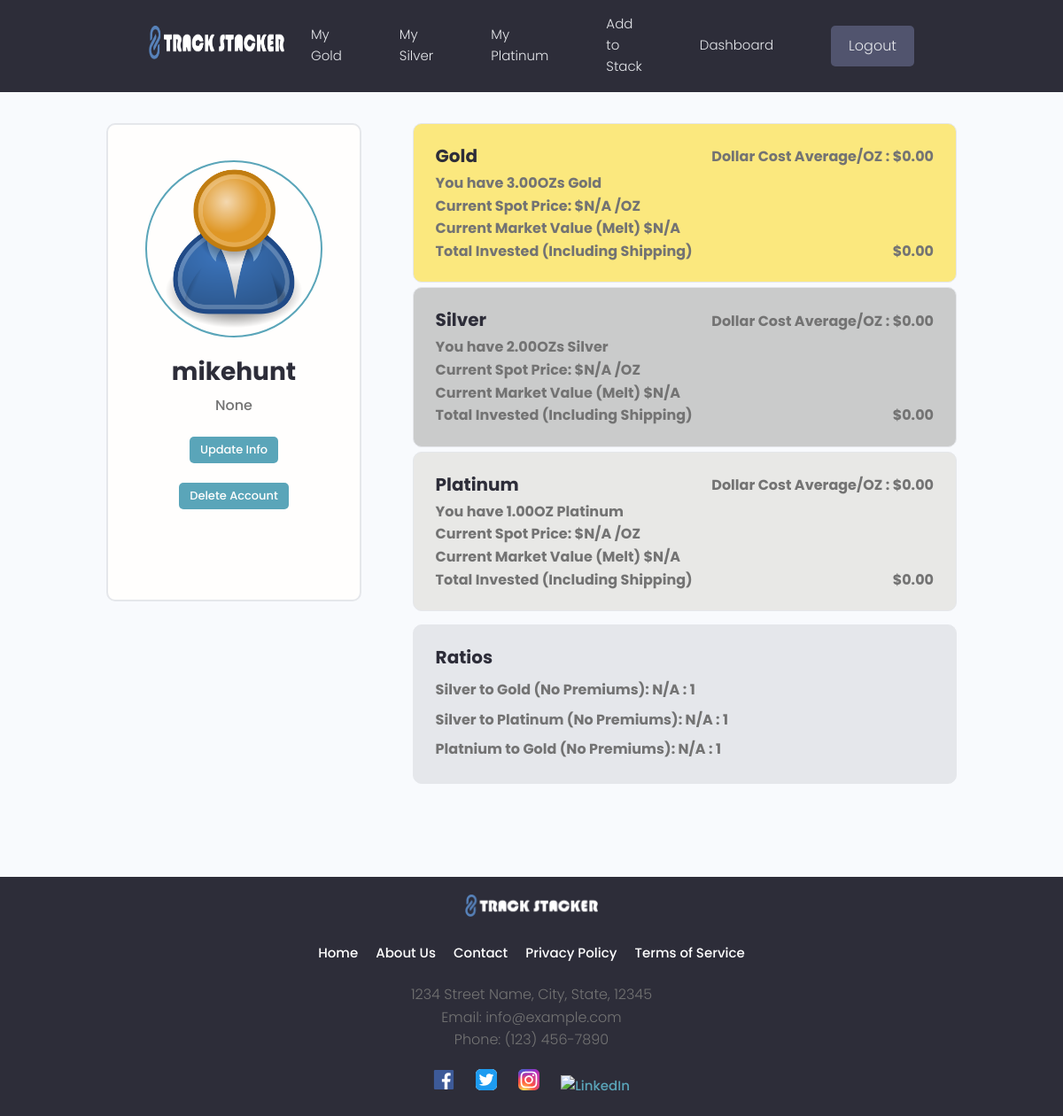
Screenshot of /users/profile/8a618fa5c993490eb21160aec5870945 (signed in) with the database file from the repository.
### users/models.py (models this page shows, shortened)
class Profile(models.Model):
    user = models.OneToOneField(User, on_delete=models.CASCADE, null=True, blank=True)
    name = models.CharField(max_length=200, blank=True, null=True)
    email =models.EmailField(max_length=500, blank=True, null=True)
    username = models.CharField(max_length=200, blank=True, null=True)
    short_intro = models.CharField(max_length=500, blank=True, null=True)
    bio = models.TextField(blank=True, null=True)
    profile_image = models.ImageField(null=True, blank=True, upload_to='profiles/',
                                        default='profiles/user-default.png')
    social_facebook = models.CharField(max_length=200, blank=True, null=True)
    created = models.DateTimeField(auto_now_add=True)
    id = models.UUIDField(default=uuid.uuid4, unique=True, primary_key=True,
                            editable=False)

### users/views.py (the view)
# urls.py: path('profile/<str:pk>', views.profile, name= "profile"),
@login_required(login_url='login-user')
def profile(request, pk):
    profile = Profile.objects.get(id=pk)
    user = request.user.profile
    total_silver = round(Decimal(get_total_oz(user, 'silver')), 2)
    total_gold = round(Decimal(get_total_oz(user, 'gold')), 2)
    total_platinum = round(Decimal(get_total_oz(user, 'platinum')), 2)
    total_gold_cost, total_silver_cost, total_platinum_cost =  get_total_cost_to_purchase(profile)
    try:
        gdca = (total_gold_cost / total_gold).quantize(Decimal('0.01'), rounding=ROUND_HALF_UP)
        gdca_str = f"{gdca:.2f}"
    except InvalidOperation:
        gdca = 'N/A'
        gdca_str = 'N/A'
    try:
        sdca = (total_silver_cost / total_silver).quantize(Decimal('0.01'), rounding=ROUND_HALF_UP)
        sdca_str = f"{gdca:.2f}"
    except InvalidOperation:
        sdca = 'N/A'
        sdca_str = 'N/A'
    try:
        pdca = (total_platinum_cost / total_platinum).quantize(Decimal('0.01'), rounding=ROUND_HALF_UP)
        pdca_str = f"{pdca:.2f}"
    except InvalidOperation:
        pdca = 'N/A'
        pdca_str = 'N/A'
    try:
        gold_price = get_live_gold()
        silver_price = get_live_silver()
        platinum_price = get_live_platinum()
    except:
        gold_price = 'N/A'
        silver_price = 'N/A'
        platinum_price = 'N/A'
    try:
        gmv = multiply(total_gold, gold_price)
        smv = multiply(total_silver, silver_price)
        pmv = multiply(total_platinum, platinum_price)
        gsr = round((float(gold_price) / float(silver_price)), 2)
        psr = round((float(platinum_price) / float(silver_price)), 2)
        pgr = round((float(gold_price) / float(platinum_price)), 2)
    except:
        pgr = 'N/A'
        psr = 'N/A'
        gmv = 'N/A'
        smv = 'N/A'
        pmv = 'N/A'
        gsr = 'N/A'
    context = {
        'gdca': gdca_str,
        'sdca': sdca_str,
        'pdca': pdca_str,
        'pgr': pgr,
        'psr': psr,
        'gsr': gsr,
        'gmv': gmv,
        'smv': smv,
        'pmv': pmv,
        'total_gold_cost': total_gold_cost,
        'total_silver_cost': total_silver_cost,
        'total_platinum_cost': total_platinum_cost,
        'gold_price': gold_price,
        'silver_price': silver_price,
        'platinum_price': platinum_price,
        'total_silver': total_silver,
        'total_gold': total_gold,
        'total_platinum': total_platinum,
        'profile': profile
    }
    return render(request, 'users/user-profile.html', context)

### users/templates/users/user-profile.html (shortened to what this page needs)
{% extends 'main.html' %}
{% load static %}
{% block content %}
<main class="profile my-md">
    <div class="container">
      <div class="layout">
        <div class="column column--1of3">
          <div class="card text-center">
            <div class="card__body dev">
              <img class="avatar avatar--xl" src="{{profile.profile_image.url}}" />
              <h2 class="dev__name">{{profile.name}}</h2>
              <p class="dev__title">{{profile.short_intro}}</p>
              <br>
              <a href="{% url 'edit-account' %}"><button id="info_button" class="btn btn--main btn--sm">Update Info</button></a><br>
              <a href="{% url 'delete-account' %}"><button id="delete_button" class="btn btn--main btn--sm">Delete Account</button></a>
            </div>
          </div>
        </div>
        <div class="column column--2of3">
          <div class="devInfo">
            <div class="dashcard card--dark project" id="goldcard">
              <a href="#" class="project">
                <div class="metalcard__body">
                  <div class="metal_container">
                    <h3 class="project__title" id="gold_title">Gold</h3>
                    {% if gdca == 'N/A' %}
                    <span style="font-weight: bold;">Dollar Cost Average/OZ : {{gdca}}</span>
                    {% else %}
                    <span style="font-weight: bold;">Dollar Cost Average/OZ : ${{gdca}}</span>
                    {% endif %}
                  </div>
                    <span style="font-weight: bold;">You have {{total_gold}}OZ{{ total_gold|pluralize }} Gold</span>
                    <span style="font-weight: bold;">Current Spot Price: ${{gold_price}} /OZ</span>
                    <span style="font-weight: bold;">Current Market Value (Melt) ${{gmv}}</span>
                    <div class="metal_container">
                      <span style="font-weight: bold;">Total Invested (Including Shipping)</span>
                      <span style="font-weight: bold;">${{total_gold_cost}}</span>
                    </div>
                </div>
              </a>
            </div>
            <div class="dashcard card--dark project" id="silvercard">
              <a href="#" class="project">
                <div class="metalcard__body">
                  <div class="metal_container">
                    <h3 class="project__title" id="gold_title">Silver</h3>
                    {% if sdca == 'N/A' %}
                    <span style="font-weight: bold;">Dollar Cost Average/OZ : {{sdca}}</span>
                    {% else %}
                    <span style="font-weight: bold;">Dollar Cost Average/OZ : ${{sdca}}</span>
                    {% endif %}
                  </div>
                    <span style="font-weight: bold;">You have {{total_silver}}OZ{{ total_silver|pluralize }} Silver</span>
                    <span style="font-weight: bold;">Current Spot Price: ${{silver_price}} /OZ</span>
                    <span style="font-weight: bold;">Current Market Value (Melt) ${{smv}}</span>
                    <div class="metal_container">
                      <span style="font-weight: bold;">Total Invested (Including Shipping)</span>
                      <span style="font-weight: bold;">${{total_silver_cost}}</span>
                    </div>
                </div>
              </a>
            </div>
            <div class="dashcard card--dark project" id="platinumcard">
              <a href="#" class="project">
                <div class="metalcard__body">
                  <div class="metal_container">
                    <h3 class="project__title" id="gold_title">Platinum</h3>
                    {% if pdca == 'N/A' %}
                    <span style="font-weight: bold;">Dollar Cost Average/OZ : {{pdca}}</span>
                    {% else %}
                    <span style="font-weight: bold;">Dollar Cost Average/OZ : ${{pdca}}</span>
                    {% endif %}
                  </div>
                    <span style="font-weight: bold;">You have {{total_platinum}}OZ{{ total_platinum|pluralize }} Platinum</span>
                    <span style="font-weight: bold;">Current Spot Price: ${{platinum_price}} /OZ</span>
                    <span style="font-weight: bold;">Current Market Value (Melt) ${{pmv}}</span>
                    <div class="metal_container">
                      <span style="font-weight: bold;">Total Invested (Including Shipping)</span>
                      <span style="font-weight: bold;">${{total_platinum_cost}}</span>
                    </div>
                </div>
              </a>
            </div>
            <div class="dashcard card--dark project" id="infocard">
              <a href="#" class="project">
                <div class="card__body">
                  <h3 class="project__title">Ratios</h3>
                  <p class="project--margins">
                    <span style="font-weight: bold;">Silver to Gold (No Premiums): {{gsr}} : 1</span>
                  </p>
                  <p class="project--margins">
                    <span style="font-weight: bold;">Silver to Platinum (No Premiums): {{psr}} : 1</span>
                  </p>
                  <p class="project--margins">
                    <span style="font-weight: bold;">Platnium to Gold (No Premiums): {{pgr}} : 1</span>
                  </p>
                </div>
              </a>
            </div>
          </div>
      </div>
    </div>
  </main>
{% endblock %}

### templates/main.html (shortened to what this page needs)
<!DOCTYPE html>
{% load static %}
<html lang="en">
<head>
  <link rel="stylesheet" href="https://cdn.iconmonstr.com/1.3.0/css/iconmonstr-iconic-font.min.css" />
  <link rel="stylesheet" href="{% static 'uikit/styles/uikit.css' %}" />
  <link rel="stylesheet" href="{% static 'styles/app.css' %}" />
  <link rel="stylesheet" href="{% static 'styles/icons.css' %}">
</head>
<body>
  {% include 'navbar.html' %}
  {% block content %}
  {% endblock %}
  {% include 'footer.html' %}
</body>
</html>

### templates/navbar.html (shortened to what this page needs)
{% load static %}
<header class="header">
    <div class="container container--narrow">
      <a href="{% url 'homepage' %}" class="header__logo">
        <img src="{% static 'images/long_logo_1.png' %}" alt="alt" />
      </a>
      <nav class="header__nav">
        <ul class="header__menu">
          {% if request.user.is_authenticated %}
          <li class="header__menuItem"><a href="{% url 'metal_page' metal_type='gold' %}">My Gold</a></li>
          <li class="header__menuItem"><a href="{% url 'metal_page' metal_type='silver' %}">My Silver</a></li>
          <li class="header__menuItem"><a href="{% url 'metal_page' metal_type='platinum' %}">My Platinum</a></li>
          <li class="header__menuItem"><a href="{% url 'updatePage' %}">Add to Stack</a></li>
          <li class="header__menuItem"><a href="{% url 'profile' user.profile.id %}">Dashboard</a></li>
          <li class="header__menuItem"><a href="{% url 'logout-user' %}" class="btn btn--sub">Logout</a></li>
          {% else %}
          <li class="header__menuItem"><a href="{% url 'login-user' %}" class="btn btn--sub">Login/Sign Up</a></li>
          {% endif %}
        </ul>
      </nav>
    </div>
  </header>

### templates/footer.html (shortened to what this page needs)
{% load static %}
<footer class="footer">
    <div class="container container--narrow">
      <div class="footer__logo">
        <a href="{% url 'homepage' %}">
          <img src="{% static 'images/long_logo_1.png' %}" alt="alt" />
        </a>
      </div>
      <nav class="footer__nav">
        <ul class="footer__menu">
          <li class="footer__menuItem"><a href="{% url 'homepage' %}">Home</a></li>
          <li class="footer__menuItem"><a href="{% url 'about' %}">About Us</a></li>
          <li class="footer__menuItem"><a href="{% url 'contact' %}">Contact</a></li>
          <li class="footer__menuItem"><a href="{% url 'privacy_policy' %}">Privacy Policy</a></li>
          <li class="footer__menuItem"><a href="{% url 'terms_of_service' %}">Terms of Service</a></li>
        </ul>
      </nav>
      <div class="footer__contact">
        <p>1234 Street Name, City, State, 12345</p>
        <p>Email: info@example.com</p>
        <p>Phone: (123) 456-7890</p>
      </div>
      <div class="footer__social">
        <a href="https://www.facebook.com" class="footer__socialLink" target="_blank" rel="noopener noreferrer">
          <img src="{% static 'images/socials/facebook_icon.svg' %}" alt="Facebook" />
        </a>
        <a href="https://www.twitter.com" class="footer__socialLink" target="_blank" rel="noopener noreferrer">
          <img src="{% static 'images/socials/twitter_icon.svg' %}" alt="Twitter" />
        </a>
        <a href="https://www.instagram.com" class="footer__socialLink" target="_blank" rel="noopener noreferrer">
          <img src="{% static 'images/socials/instagram_icon.svg' %}" alt="Instagram" />
        </a>
        <a href="https://www.linkedin.com" class="footer__socialLink" target="_blank" rel="noopener noreferrer">
          <img src="{% static 'images/socials/linkedin_icon.svg' %}" alt="LinkedIn" />
        </a>
      </div>
    </div>
  </footer>

### rows the page displays
Profile: profile_image (placeholder picture), name "mikehunt", short_intro "None"

### other values shown
{{ gdca }} "0.00"
{{ total_gold }} "3.00"
{{ gold_price }} "N/A"
{{ gmv }} "N/A"
{{ total_gold_cost }} "0.00"
{{ sdca }} "0.00"
{{ total_silver }} "2.00"
{{ silver_price }} "N/A"
{{ smv }} "N/A"
{{ total_silver_cost }} "0.00"
{{ pdca }} "0.00"
{{ total_platinum }} "1.00"
{{ platinum_price }} "N/A"
{{ pmv }} "N/A"
{{ total_platinum_cost }} "0.00"
